Frame 1 (no input): blank canvas, image omitted
Frame 60 (the mouse pressed at the canvas centre just before this capture): blank canvas, image omitted
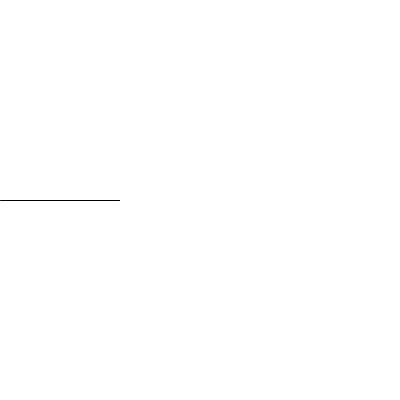
Frame 120 (the mouse held since frame 60 and released just before this capture)

The Processing sketch whose frames 1 and 60 were blank and that drew this single picture after the mouse press (run headless with seeded random() and noise(); from frame 60 on, the mouse is pressed at the canvas centre):

// Processing sketch: Trayectoria_Pixel
// ── Trayectoria_Pixel.pde
int x = 0;  // Coordenada x del pixel

void setup() {
  size(400, 400);
}

void draw() {
  background(255);  // Fondo blanco en cada iteración
  
  // Dibuja una línea desde la esquina superior izquierda hasta la posición actual de x
  stroke(0);  // Color de la línea negro
  line(0, height/2, x, height/2);
  
  // Dibuja el pixel en la posición actual de x
  stroke(0);  // Color del pixel negro
  point(x, height/2);
  
  // Incrementa la posición x para mover el pixel hacia la derecha
  x++;
  
  // Si el pixel llega a la mitad de la ventana, reinicia su posición a 0
  if (x > width) {
    x = 0;
  }
}
